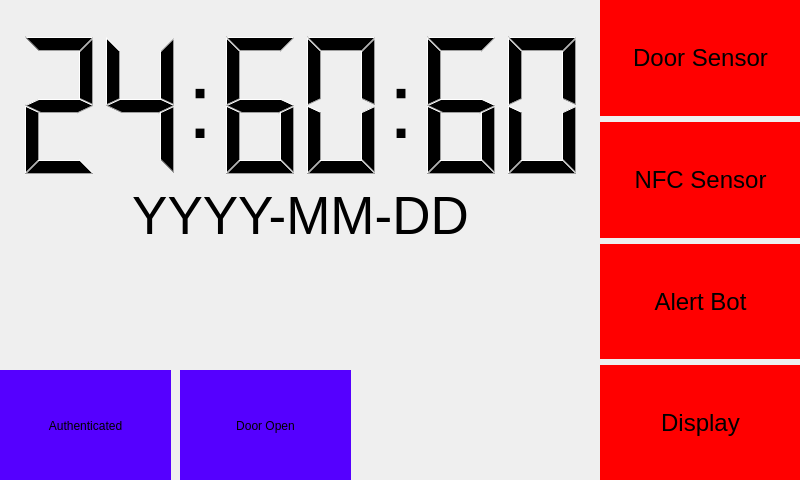
<?xml version="1.0" encoding="UTF-8"?>
<ui version="4.0">
 <class>MainWindow</class>
 <widget class="QMainWindow" name="MainWindow">
  <property name="geometry">
   <rect>
    <x>0</x>
    <y>0</y>
    <width>800</width>
    <height>480</height>
   </rect>
  </property>
  <property name="minimumSize">
   <size>
    <width>800</width>
    <height>480</height>
   </size>
  </property>
  <property name="windowTitle">
   <string>MainWindow</string>
  </property>
  <widget class="QWidget" name="centralwidget">
   <widget class="QWidget" name="verticalLayoutWidget">
    <property name="geometry">
     <rect>
      <x>600</x>
      <y>0</y>
      <width>201</width>
      <height>481</height>
     </rect>
    </property>
    <layout class="QVBoxLayout" name="verticalLayout">
     <item>
      <widget class="QLabel" name="check_door_state">
       <property name="font">
        <font>
         <pointsize>18</pointsize>
        </font>
       </property>
       <property name="autoFillBackground">
        <bool>false</bool>
       </property>
       <property name="styleSheet">
        <string notr="true">background-color: rgb(255, 0, 0);</string>
       </property>
       <property name="text">
        <string>Door Sensor</string>
       </property>
       <property name="alignment">
        <set>Qt::AlignCenter</set>
       </property>
      </widget>
     </item>
     <item>
      <widget class="QLabel" name="check_nfc_state">
       <property name="font">
        <font>
         <pointsize>18</pointsize>
        </font>
       </property>
       <property name="autoFillBackground">
        <bool>false</bool>
       </property>
       <property name="styleSheet">
        <string notr="true">background-color: rgb(255, 0, 0);</string>
       </property>
       <property name="text">
        <string>NFC Sensor</string>
       </property>
       <property name="alignment">
        <set>Qt::AlignCenter</set>
       </property>
      </widget>
     </item>
     <item>
      <widget class="QLabel" name="alert_bot_state">
       <property name="font">
        <font>
         <pointsize>18</pointsize>
        </font>
       </property>
       <property name="autoFillBackground">
        <bool>false</bool>
       </property>
       <property name="styleSheet">
        <string notr="true">background-color: rgb(255, 0, 0);</string>
       </property>
       <property name="text">
        <string>Alert Bot</string>
       </property>
       <property name="alignment">
        <set>Qt::AlignCenter</set>
       </property>
      </widget>
     </item>
     <item>
      <widget class="QLabel" name="display_state">
       <property name="font">
        <font>
         <pointsize>18</pointsize>
        </font>
       </property>
       <property name="autoFillBackground">
        <bool>false</bool>
       </property>
       <property name="styleSheet">
        <string notr="true">background-color: rgb(255, 0, 0);</string>
       </property>
       <property name="text">
        <string>Display</string>
       </property>
       <property name="alignment">
        <set>Qt::AlignCenter</set>
       </property>
      </widget>
     </item>
    </layout>
   </widget>
   <widget class="QLabel" name="label">
    <property name="geometry">
     <rect>
      <x>0</x>
      <y>370</y>
      <width>171</width>
      <height>111</height>
     </rect>
    </property>
    <property name="styleSheet">
     <string notr="true">background-color: rgb(85, 0, 255);</string>
    </property>
    <property name="text">
     <string>Authenticated</string>
    </property>
    <property name="alignment">
     <set>Qt::AlignCenter</set>
    </property>
   </widget>
   <widget class="QLabel" name="label_2">
    <property name="geometry">
     <rect>
      <x>180</x>
      <y>370</y>
      <width>171</width>
      <height>111</height>
     </rect>
    </property>
    <property name="styleSheet">
     <string notr="true">background-color: rgb(85, 0, 255);</string>
    </property>
    <property name="text">
     <string>Door Open</string>
    </property>
    <property name="alignment">
     <set>Qt::AlignCenter</set>
    </property>
   </widget>
   <widget class="QWidget" name="horizontalLayoutWidget">
    <property name="geometry">
     <rect>
      <x>10</x>
      <y>10</y>
      <width>581</width>
      <height>191</height>
     </rect>
    </property>
    <layout class="QHBoxLayout" name="horizontalLayout">
     <item>
      <widget class="QLCDNumber" name="hour_display">
       <property name="frameShadow">
        <enum>QFrame::Sunken</enum>
       </property>
       <property name="lineWidth">
        <number>0</number>
       </property>
       <property name="digitCount">
        <number>2</number>
       </property>
       <property name="intValue" stdset="0">
        <number>24</number>
       </property>
      </widget>
     </item>
     <item>
      <widget class="QLabel" name="label_3">
       <property name="maximumSize">
        <size>
         <width>10</width>
         <height>16777215</height>
        </size>
       </property>
       <property name="font">
        <font>
         <pointsize>70</pointsize>
        </font>
       </property>
       <property name="text">
        <string>:</string>
       </property>
       <property name="alignment">
        <set>Qt::AlignCenter</set>
       </property>
      </widget>
     </item>
     <item>
      <widget class="QLCDNumber" name="minute_display">
       <property name="lineWidth">
        <number>0</number>
       </property>
       <property name="digitCount">
        <number>2</number>
       </property>
       <property name="intValue" stdset="0">
        <number>60</number>
       </property>
      </widget>
     </item>
     <item>
      <widget class="QLabel" name="label_4">
       <property name="maximumSize">
        <size>
         <width>10</width>
         <height>16777215</height>
        </size>
       </property>
       <property name="font">
        <font>
         <pointsize>70</pointsize>
        </font>
       </property>
       <property name="text">
        <string>:</string>
       </property>
       <property name="alignment">
        <set>Qt::AlignCenter</set>
       </property>
      </widget>
     </item>
     <item>
      <widget class="QLCDNumber" name="second_display">
       <property name="lineWidth">
        <number>0</number>
       </property>
       <property name="digitCount">
        <number>2</number>
       </property>
       <property name="intValue" stdset="0">
        <number>60</number>
       </property>
      </widget>
     </item>
    </layout>
   </widget>
   <widget class="QLabel" name="date_display">
    <property name="geometry">
     <rect>
      <x>120</x>
      <y>190</y>
      <width>361</width>
      <height>51</height>
     </rect>
    </property>
    <property name="font">
     <font>
      <pointsize>40</pointsize>
     </font>
    </property>
    <property name="text">
     <string>YYYY-MM-DD</string>
    </property>
    <property name="alignment">
     <set>Qt::AlignCenter</set>
    </property>
   </widget>
  </widget>
 </widget>
 <resources/>
 <connections/>
</ui>
